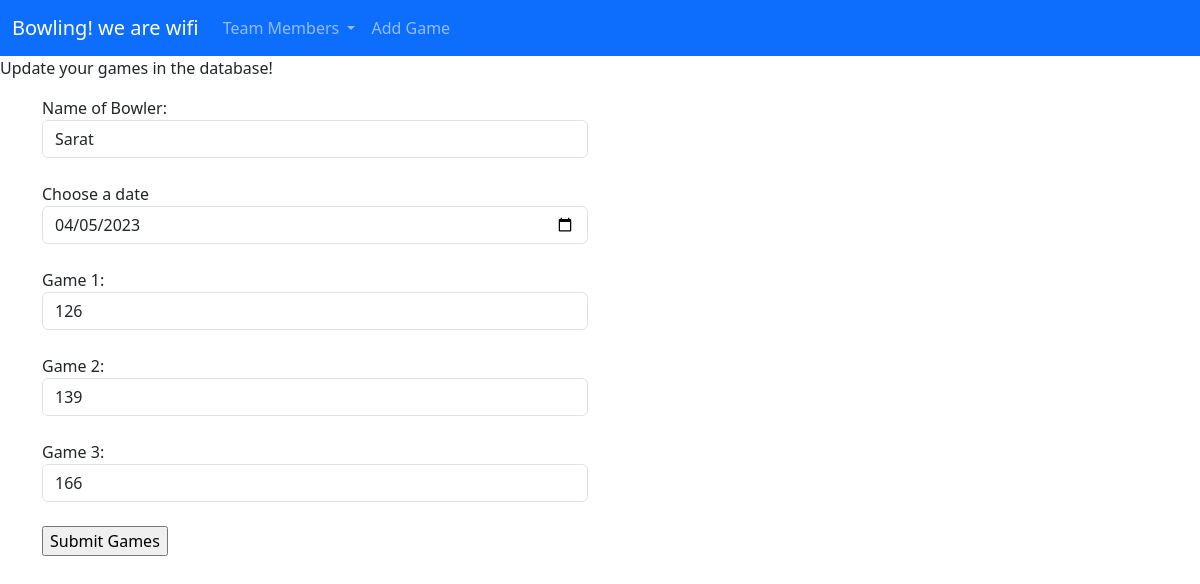
Screenshot of /game/update/3 with the database file from the repository.
### myproject/models.py (models this page shows, shortened)
class Games(db.Model):
    __tablename__ = 'games'
    id = db.Column(db.Integer, primary_key=True)
    name = db.Column(db.Text)
    date = db.Column(db.Text)
    game_1 = db.Column(db.Integer)
    game_2 = db.Column(db.Integer)
    game_3 = db.Column(db.Integer)
    avg_game = db.Column(db.Integer)
    series = db.Column(db.Integer)

### myproject/game/views.py (the view, shortened to what this page needs)
@game_blueprints.route('/update/<int:id>', methods=['GET', 'POST'])
def update(id):
    form = AddGameForm(request.form)
    game_to_update = Games.query.get_or_404(id)
    return render_template('update.html', form=form, game_to_update=game_to_update)

### myproject/game/forms.py
class AddGameForm(Form):
    name = StringField('Name of Bowler: ')
    date = DateField('Choose a date', format='%Y-%m-%d')
    game_1 = IntegerField('Game 1: ')
    game_2 = IntegerField('Game 2: ')
    game_3 = IntegerField('Game 3: ')
    submit = SubmitField('Submit Games')

### myproject/game/templates/game/update.html (shortened to what this page needs)
{%  extends 'base.html' %}
{% block content %}
    <h1>Have a set of games that needs to be updated?</h1>
    <p>Update your games in the database!</p>
    <div class="container text-left">
        <div class="row row-cols-2">
            <form action="/update/{{ game_to_update.id }}" method="POST">
            <div class="col">{{ form.name.label }} {{ form.name(class='form-control', value=game_to_update.name) }}</div>
                <br>
            <div class="col">{{ form.date.label }} {{ form.date (class='form-control', value=game_to_update.date) }}</div>
                <br>
            <div class="col">{{ form.game_1.label }} {{ form.game_1 (class='form-control', value=game_to_update.game_1) }}</div>
                <br>
            <div class="col">{{ form.game_2.label }} {{ form.game_2 (class='form-control', value=game_to_update.game_2) }}</div>
                <br>
            <div class="col">{{ form.game_3.label }} {{ form.game_3 (class='form-control', value=game_to_update.game_3) }}</div>
                <br>
                  {{ form.submit }}
            </form>
        </div>
    </div>
{% endblock %}

### rows the page displays
Games: name "Sarat", date "04/05/2023", game_1 "126", game_2 "139", game_3 "166"
